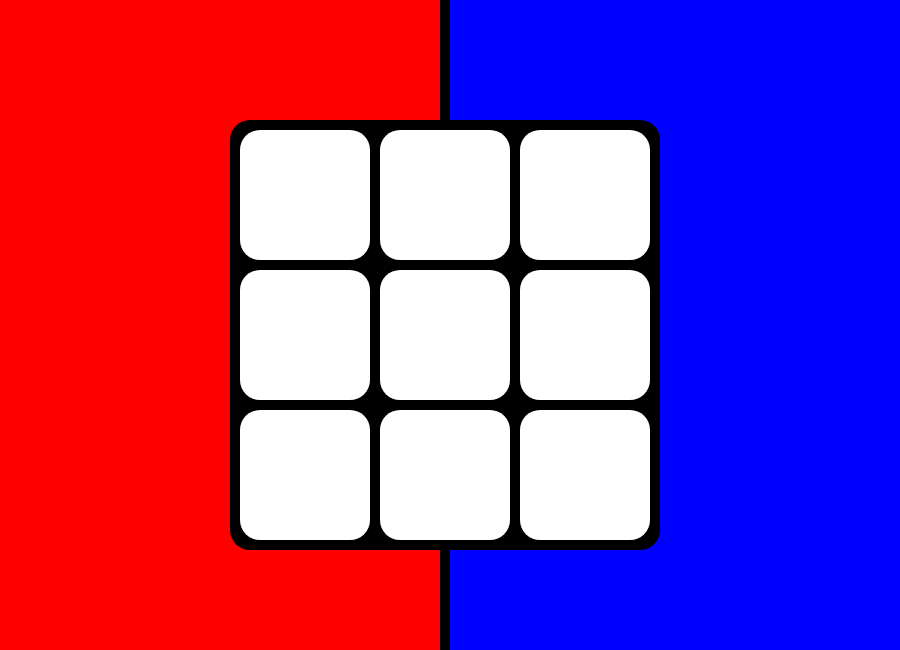
Frame 1 (no input)
Frame 60 (no input): identical to frame 1, image omitted
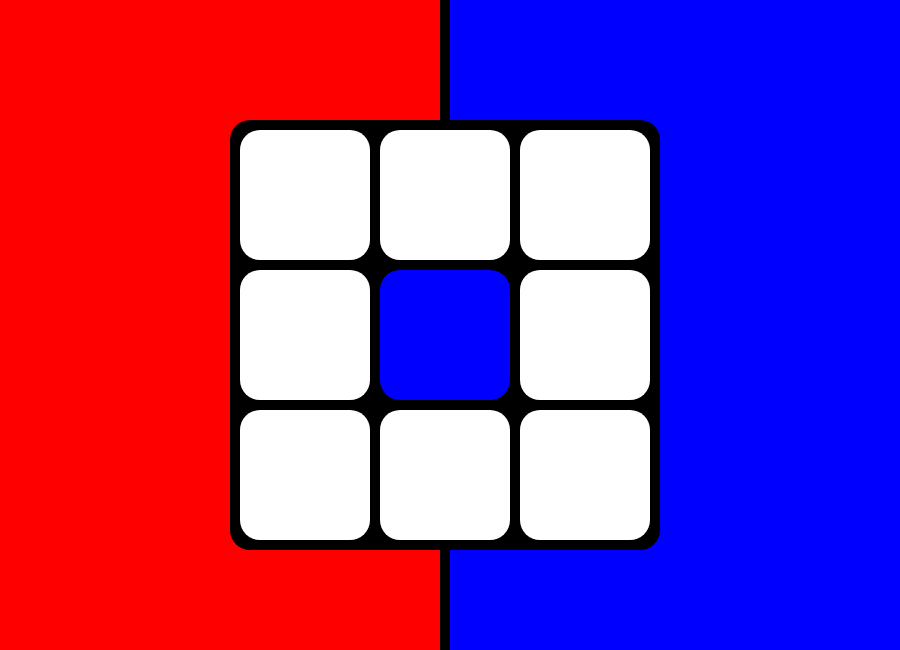
Frame 120 (the mouse pressed at the canvas centre since frame 60)

The p5.js sketch that drew these frames (run headless with seeded random() and noise() and a simulated clock; from frame 60 on, the mouse is pressed at the canvas centre):

// p5.js sketch
// ── sketch.js
let tile1 = 0;
let tile2 = 0;
let tile3 = 0;
let tile4 = 0;
let tile5 = 0;
let tile6 = 0;
let tile7 = 0;
let tile8 = 0;
let tile9 = 0;

function setup() {
  createCanvas(900, 650);
}

function draw() {
  background("red");

//Background
  noStroke();
fill("blue");
  rect(450, 0, 500, 900);

  fill("black");
  rect(440, 0, 10, 900);

  square(230, 120, 430, 20);

  //Tile1
  if (tile1 === 1) { 
    fill("blue");
  } else if (mouseX > 240 && mouseX < 240 + 130 && mouseY > 130 && mouseY < 130 + 130 && tile1 === 0) { 
    fill("red");
  } else {
    fill("white");
  }  //Rood als muis erop hovert anders gewoon wit, MouseYveltal en MouseXerneas
  square(240, 130, 130, 20);
  
  //Tile2
  if (tile2 === 1) { 
    fill("blue");
  } else if (mouseX > 380 && mouseX < 380 + 130 && mouseY > 130 && mouseY < 130 + 130 && tile2 === 0) { 
    fill("red");
  } else {
    fill("white");
  }
  square(380, 130, 130, 20);
  
  if (tile3 === 1) { 
    fill("blue");
  } else if (mouseX > 520 && mouseX < 520 + 130 && mouseY > 130 && mouseY < 130 + 130 && tile3 === 0) { 
    fill("red");
  } else {
    fill("white");
  }
  square(520, 130, 130, 20);
  
  if (tile4 === 1) { 
    fill("blue");
  } else if (mouseX > 240 && mouseX < 240 + 130 && mouseY > 270 && mouseY < 270 + 130 && tile4 === 0) { 
    fill("red");
  } else {
    fill("white");
  }
  square(240, 270, 130, 20);
  
  if (tile5 === 1) { 
    fill("blue");
  } else if (mouseX > 380 && mouseX < 380 + 130 && mouseY > 270 && mouseY < 270 + 130 && tile5 === 0) { 
    fill("red");
  } else {
    fill("white");
  }
  square(380, 270, 130, 20);
  
if (tile6 === 1) { 
    fill("blue");
  } else if (mouseX > 520 && mouseX < 520 + 130 && mouseY > 270 && mouseY < 270 + 130 && tile6 === 0) { 
    fill("red");
  } else {
    fill("white");
  }  
  square(520, 270, 130, 20);

  if (tile7 === 1) { 
    fill("blue");
  } else if (mouseX > 240 && mouseX < 240 + 130 && mouseY > 410 && mouseY < 410 + 130 && tile7 === 0) { 
    fill("red");
  } else {
    fill("white");
  }
  square(240, 410, 130, 20);
  
  if (tile8 === 1) { 
    fill("blue");
  } else if (mouseX > 380 && mouseX < 380 + 130 && mouseY > 410 && mouseY < 410 + 130 && tile8 === 0) { 
    fill("red");
  } else {
    fill("white");
  }
  square(380, 410, 130, 20);
  
  if (tile9 === 1) { 
    fill("blue");
  } else if (mouseX > 520 && mouseX < 520 + 130 && mouseY > 410 && mouseY < 410 + 130 && tile9 === 0) { 
    fill("red");
  } else {
    fill("white");
  }
  square(520, 410, 130, 20);



}

function mousePressed () {
if (mouseX > 240 && mouseX < 240 + 130 && mouseY > 130 && mouseY < 130 + 130 && tile1 === 0) {
  tile1 = 1;
} 
if (mouseX > 380 && mouseX < 380 + 130 && mouseY > 130 && mouseY < 130 + 130 && tile2 === 0) {
  tile2 = 1;
}
if (mouseX > 520 && mouseX < 520 + 130 && mouseY > 130 && mouseY < 130 + 130 && tile3 === 0) {
  tile3 = 1;
}
if (mouseX > 240 && mouseX < 240 + 130 && mouseY > 270 && mouseY < 270 + 130 && tile4 === 0) {
  tile4 = 1;
}
if (mouseX > 380 && mouseX < 380 + 130 && mouseY > 270 && mouseY < 270 + 130 && tile5 === 0) {
  tile5 = 1;
}
if (mouseX > 520 && mouseX < 520 + 130 && mouseY > 270 && mouseY < 270 + 130 && tile6 === 0) {
  tile6 = 1;
}
if (mouseX > 240 && mouseX < 240 + 130 && mouseY > 410 && mouseY < 410 + 130 && tile7 === 0) {
  tile7 = 1;
}
if (mouseX > 380 && mouseX < 380 + 130 && mouseY > 410 && mouseY < 410 + 130 && tile8 === 0) {
  tile8 = 1;
}
if (mouseX > 520 && mouseX < 520 + 130 && mouseY > 410 && mouseY < 410 + 130 && tile9 === 0) {
  tile9 = 1;
}

}
